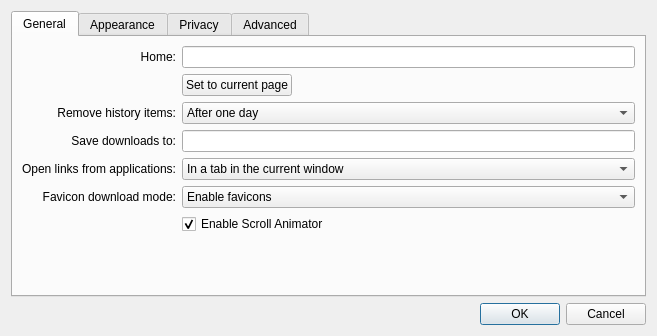
<?xml version="1.0" encoding="UTF-8"?>
<ui version="4.0">
 <class>Settings</class>
 <widget class="QDialog" name="Settings">
  <property name="geometry">
   <rect>
    <x>0</x>
    <y>0</y>
    <width>657</width>
    <height>336</height>
   </rect>
  </property>
  <property name="windowTitle">
   <string>Settings</string>
  </property>
  <layout class="QGridLayout" name="gridLayout">
   <item row="2" column="0">
    <widget class="QDialogButtonBox" name="buttonBox">
     <property name="orientation">
      <enum>Qt::Horizontal</enum>
     </property>
     <property name="standardButtons">
      <set>QDialogButtonBox::Cancel|QDialogButtonBox::Ok</set>
     </property>
    </widget>
   </item>
   <item row="1" column="0">
    <widget class="QTabWidget" name="tabWidget">
     <property name="currentIndex">
      <number>0</number>
     </property>
     <widget class="QWidget" name="tab">
      <attribute name="title">
       <string>General</string>
      </attribute>
      <layout class="QGridLayout" name="gridLayout_4">
       <item row="1" column="2">
        <spacer name="horizontalSpacer">
         <property name="orientation">
          <enum>Qt::Horizontal</enum>
         </property>
         <property name="sizeHint" stdset="0">
          <size>
           <width>280</width>
           <height>18</height>
          </size>
         </property>
        </spacer>
       </item>
       <item row="0" column="0">
        <widget class="QLabel" name="label_3">
         <property name="text">
          <string>Home:</string>
         </property>
         <property name="alignment">
          <set>Qt::AlignRight|Qt::AlignTrailing|Qt::AlignVCenter</set>
         </property>
        </widget>
       </item>
       <item row="0" column="1" colspan="2">
        <widget class="QLineEdit" name="homeLineEdit"/>
       </item>
       <item row="7" column="1" colspan="2">
        <spacer>
         <property name="orientation">
          <enum>Qt::Vertical</enum>
         </property>
         <property name="sizeHint" stdset="0">
          <size>
           <width>391</width>
           <height>262</height>
          </size>
         </property>
        </spacer>
       </item>
       <item row="3" column="0">
        <widget class="QLabel" name="label_7">
         <property name="text">
          <string>Save downloads to:</string>
         </property>
         <property name="alignment">
          <set>Qt::AlignRight|Qt::AlignTrailing|Qt::AlignVCenter</set>
         </property>
        </widget>
       </item>
       <item row="4" column="0">
        <widget class="QLabel" name="label_8">
         <property name="text">
          <string>Open links from applications:</string>
         </property>
         <property name="alignment">
          <set>Qt::AlignRight|Qt::AlignTrailing|Qt::AlignVCenter</set>
         </property>
        </widget>
       </item>
       <item row="6" column="1" colspan="2">
        <widget class="QCheckBox" name="enableScrollAnimator">
         <property name="text">
          <string>Enable Scroll Animator</string>
         </property>
         <property name="checked">
          <bool>true</bool>
         </property>
        </widget>
       </item>
       <item row="4" column="1" colspan="2">
        <widget class="QComboBox" name="openLinksIn">
         <item>
          <property name="text">
           <string>In a tab in the current window</string>
          </property>
         </item>
         <item>
          <property name="text">
           <string>In a new window</string>
          </property>
         </item>
        </widget>
       </item>
       <item row="2" column="1" colspan="2">
        <widget class="QComboBox" name="expireHistory">
         <item>
          <property name="text">
           <string>After one day</string>
          </property>
         </item>
         <item>
          <property name="text">
           <string>After one week</string>
          </property>
         </item>
         <item>
          <property name="text">
           <string>After two weeks</string>
          </property>
         </item>
         <item>
          <property name="text">
           <string>After one month</string>
          </property>
         </item>
         <item>
          <property name="text">
           <string>After one year</string>
          </property>
         </item>
         <item>
          <property name="text">
           <string>Manually</string>
          </property>
         </item>
        </widget>
       </item>
       <item row="2" column="0">
        <widget class="QLabel" name="label_4">
         <property name="text">
          <string>Remove history items:</string>
         </property>
         <property name="alignment">
          <set>Qt::AlignRight|Qt::AlignTrailing|Qt::AlignVCenter</set>
         </property>
        </widget>
       </item>
       <item row="3" column="1" colspan="2">
        <widget class="QLineEdit" name="downloadsLocation"/>
       </item>
       <item row="1" column="1">
        <widget class="QPushButton" name="setHomeToCurrentPageButton">
         <property name="text">
          <string>Set to current page</string>
         </property>
        </widget>
       </item>
       <item row="5" column="0">
        <widget class="QLabel" name="label_17">
         <property name="text">
          <string>Favicon download mode:</string>
         </property>
         <property name="alignment">
          <set>Qt::AlignRight|Qt::AlignTrailing|Qt::AlignVCenter</set>
         </property>
        </widget>
       </item>
       <item row="5" column="1" colspan="2">
        <widget class="QComboBox" name="faviconDownloadMode">
         <property name="currentIndex">
          <number>1</number>
         </property>
         <item>
          <property name="text">
           <string>Disable icons</string>
          </property>
         </item>
         <item>
          <property name="text">
           <string>Enable favicons</string>
          </property>
         </item>
         <item>
          <property name="text">
           <string>Enable favicons and touch icons</string>
          </property>
         </item>
        </widget>
       </item>
      </layout>
     </widget>
     <widget class="QWidget" name="tab_3">
      <attribute name="title">
       <string>Appearance</string>
      </attribute>
      <layout class="QGridLayout" name="gridLayout_3">
        <item row="0" column="0">
        <widget class="QLabel" name="label_5">
         <property name="text">
          <string>Standard font:</string>
         </property>
         <property name="alignment">
          <set>Qt::AlignRight|Qt::AlignTrailing|Qt::AlignVCenter</set>
         </property>
        </widget>
       </item>
       <item row="0" column="1">
        <widget class="QLabel" name="standardLabel">
         <property name="sizePolicy">
          <sizepolicy hsizetype="Expanding" vsizetype="Preferred">
           <horstretch>0</horstretch>
           <verstretch>0</verstretch>
          </sizepolicy>
         </property>
         <property name="frameShape">
          <enum>QFrame::StyledPanel</enum>
         </property>
         <property name="text">
          <string>Times 16</string>
         </property>
         <property name="alignment">
          <set>Qt::AlignCenter</set>
         </property>
        </widget>
       </item>
       <item row="0" column="2">
        <widget class="QPushButton" name="standardFontButton">
         <property name="text">
          <string>Select...</string>
         </property>
        </widget>
       </item>
       <item row="1" column="0">
        <widget class="QLabel" name="label_6">
         <property name="text">
          <string>Fixed-width font:</string>
         </property>
         <property name="alignment">
          <set>Qt::AlignRight|Qt::AlignTrailing|Qt::AlignVCenter</set>
         </property>
        </widget>
       </item>
       <item row="1" column="1">
        <widget class="QLabel" name="fixedLabel">
         <property name="frameShape">
          <enum>QFrame::StyledPanel</enum>
         </property>
         <property name="text">
          <string>Courier 13</string>
         </property>
         <property name="alignment">
          <set>Qt::AlignCenter</set>
         </property>
        </widget>
       </item>
       <item row="1" column="2">
        <widget class="QPushButton" name="fixedFontButton">
         <property name="text">
          <string>Select...</string>
         </property>
        </widget>
       </item>
        <item row="2" column="0">
          <widget class="QLabel" name="label_77">
            <property name="text">
              <string>CSS stylesheet file:</string>
            </property>
            <property name="alignment">
              <set>Qt::AlignRight|Qt::AlignTrailing|Qt::AlignVCenter</set>
            </property>
          </widget>
        </item>
        <item row="2" column="1">
          <widget class="QLineEdit" name="userStyleSheetFile"/>
        </item>

       <item row="3" column="0">
        <widget class="QLabel" name="label_14">
         <property name="text">
           <string>Additional rules:</string>
         </property>
        </widget>
       </item>
       <item row="3" column="1">
        <widget class="QTextEdit" name="userStyleSheetRules"/>
       </item>
       <item row="4" column="1">
        <spacer name="verticalSpacer">
         <property name="orientation">
          <enum>Qt::Vertical</enum>
         </property>
         <property name="sizeHint" stdset="0">
          <size>
           <width>20</width>
           <height>93</height>
          </size>
         </property>
        </spacer>
       </item>
      </layout>
     </widget>
     <widget class="QWidget" name="tab_2">
      <attribute name="title">
       <string>Privacy</string>
      </attribute>
      <layout class="QVBoxLayout" name="verticalLayout_3">
       <item>
        <widget class="QGroupBox" name="groupBox">
         <property name="title">
          <string>Web Content</string>
         </property>
         <layout class="QVBoxLayout" name="verticalLayout_2">
          <item>
           <widget class="QCheckBox" name="enablePlugins">
            <property name="text">
             <string>Enable Plugins</string>
            </property>
            <property name="checked">
             <bool>true</bool>
            </property>
           </widget>
          </item>
          <item>
           <widget class="QCheckBox" name="enableJavascript">
            <property name="text">
             <string>Enable Javascript</string>
            </property>
            <property name="checked">
             <bool>true</bool>
            </property>
           </widget>
          </item>
         </layout>
        </widget>
       </item>
       <item>
        <widget class="QGroupBox" name="cookiesGroupBox">
         <property name="title">
          <string>Cookies</string>
         </property>
         <layout class="QGridLayout">
          <property name="leftMargin">
           <number>9</number>
          </property>
          <item row="0" column="0">
           <widget class="QLabel" name="label_2">
            <property name="text">
             <string>Persistent Cookie Policy</string>
            </property>
            <property name="alignment">
             <set>Qt::AlignRight|Qt::AlignTrailing|Qt::AlignVCenter</set>
            </property>
           </widget>
          </item>
          <item row="0" column="1">
           <widget class="QComboBox" name="sessionCookiesCombo">
            <item>
             <property name="text">
              <string>Treat all cookies as session cookies</string>
             </property>
            </item>
            <item>
             <property name="text">
              <string>Allow persistent cookies</string>
             </property>
            </item>
            <item>
             <property name="text">
              <string>Treat all cookies as persistent cookies</string>
             </property>
            </item>
           </widget>
          </item>
          <item row="1" column="0">
           <widget class="QLabel" name="label">
            <property name="text">
             <string>Persistent Data Path:</string>
            </property>
            <property name="alignment">
             <set>Qt::AlignRight|Qt::AlignTrailing|Qt::AlignVCenter</set>
            </property>
           </widget>
          </item>
          <item row="1" column="1">
           <widget class="QLineEdit" name="persistentDataPath"/>
          </item>
         </layout>
        </widget>
       </item>
       <item>
        <spacer name="verticalSpacer_4">
         <property name="orientation">
          <enum>Qt::Vertical</enum>
         </property>
         <property name="sizeHint" stdset="0">
          <size>
           <width>20</width>
           <height>40</height>
          </size>
         </property>
        </spacer>
       </item>
      </layout>
     </widget>
     <widget class="QWidget" name="tab_4">
      <attribute name="title">
       <string>Advanced</string>
      </attribute>
      <layout class="QGridLayout" name="gridLayout_2">
       <item row="0" column="0">
        <widget class="QLabel" name="label_15">
         <property name="text">
          <string>HTTP User-Agent:</string>
         </property>
        </widget>
       </item>
       <item row="0" column="1">
        <widget class="QLineEdit" name="httpUserAgent"/>
       </item>
       <item row="1" column="0">
        <widget class="QLabel" name="label_16">
         <property name="text">
          <string>HTTP Accept-&amp;Language:</string>
         </property>
         <property name="buddy">
          <cstring>httpAcceptLanguage</cstring>
         </property>
        </widget>
       </item>
       <item row="1" column="1">
        <widget class="QLineEdit" name="httpAcceptLanguage"/>
       </item>
       <item row="3" column="1">
        <spacer name="verticalSpacer_3">
         <property name="orientation">
          <enum>Qt::Vertical</enum>
         </property>
         <property name="sizeHint" stdset="0">
          <size>
           <width>20</width>
           <height>176</height>
          </size>
         </property>
        </spacer>
       </item>
      </layout>
     </widget>
    </widget>
   </item>
  </layout>
 </widget>
 <resources/>
 <connections>
  <connection>
   <sender>buttonBox</sender>
   <signal>accepted()</signal>
   <receiver>Settings</receiver>
   <slot>accept()</slot>
   <hints>
    <hint type="sourcelabel">
     <x>248</x>
     <y>254</y>
    </hint>
    <hint type="destinationlabel">
     <x>157</x>
     <y>274</y>
    </hint>
   </hints>
  </connection>
  <connection>
   <sender>buttonBox</sender>
   <signal>rejected()</signal>
   <receiver>Settings</receiver>
   <slot>reject()</slot>
   <hints>
    <hint type="sourcelabel">
     <x>316</x>
     <y>260</y>
    </hint>
    <hint type="destinationlabel">
     <x>286</x>
     <y>274</y>
    </hint>
   </hints>
  </connection>
 </connections>
</ui>
